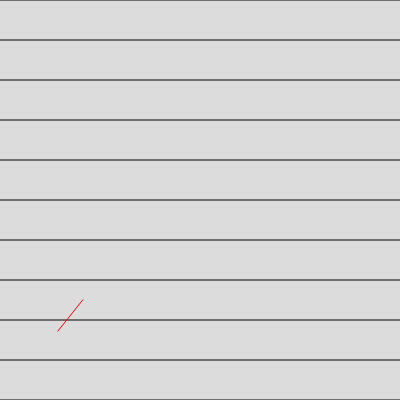
Frame 1 (no input)
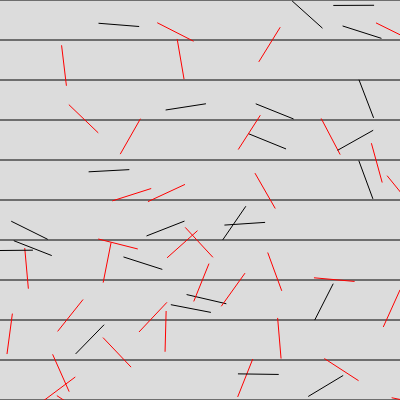
Frame 60 (no input)
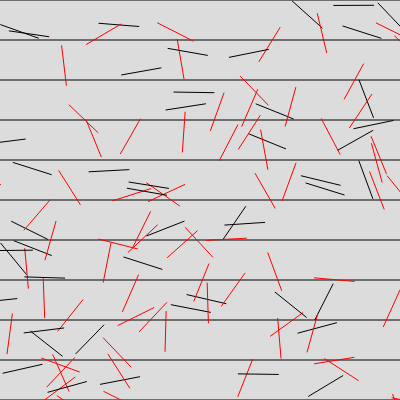
Frame 120 (the mouse pressed at the canvas centre since frame 60)

The p5.js sketch that drew these frames (run headless with seeded random() and noise() and a simulated clock; from frame 60 on, the mouse is pressed at the canvas centre):

// p5.js sketch
// ── sketch.js
let size = 400
let n = 10;
let k = size / n;
let count = 0;
let total = 0;
function setup() {
  createCanvas(size, 400);
  background(220);
  for(i=0; i<=n; i++) {
    line(0, i*k, size, i*k);
  }
}

function draw() {
  let angle = random(0,PI);
  let x1 = random(0, size);
  let y1 = random(0, size);
  let x2 = x1 + k * cos(angle);
  let y2 = y1 + k * sin(angle);
  if(parseInt(y1/k) !== parseInt(y2/k)){
    stroke("red");
    count++;
  } else {
    stroke("black");
  }
  line(x1,y1, x2,y2);
  total++;
  let app = 2*total/count;
  let error = abs(PI-app)/PI
  console.log(total, count, app, error);
  if(count=== 100)
  noLoop()
  
}
